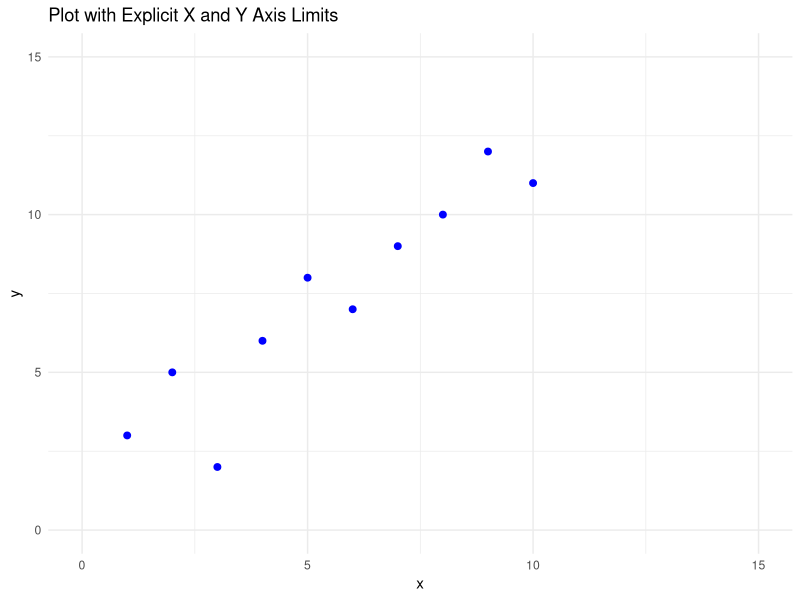

The R script that drew this image:
library(ggplot2)

data <- data.frame( x = 1:10, y = c(3, 5, 2, 6, 8, 7, 9, 10, 12, 11))

p <- ggplot(data, aes(x = x, y = y)) +
  geom_point(color = "blue", size = 2) +
  xlim(0, 15) +         
  ylim(0, 15) +        
  ggtitle("Plot with Explicit X and Y Axis Limits") +
  theme_minimal()

print(p)